Frame 1 (no input): blank canvas, image omitted
Frame 60 (the mouse pressed at the canvas centre just before this capture): blank canvas, image omitted
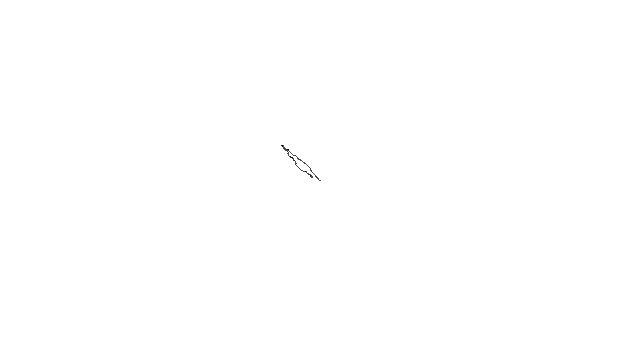
Frame 120 (the mouse held since frame 60 and released just before this capture)

The Processing sketch whose frames 1 and 60 were blank and that drew this single picture after the mouse press (run headless with seeded random() and noise(); from frame 60 on, the mouse is pressed at the canvas centre):

// Processing sketch: I_3_Random_Walk_to_Mouse
// ── I_3_Random_Walk_to_Mouse.pde
class Walker {
  int x;
  int y;
  
  Walker() { // Constructor
  x = width/2;
  y = height/2;
  
  }
  
  void display() {
    stroke(0);
    point(x, y);
  }
  
  void step() {
    float num = random(1);
    
    if (num < 0.5) { // 50% chance of moving towards mouse
      if (mouseX > x) { 
        x++;
      }
      else if (mouseX < x) {
        x--;
      }
      // implied else mouseX == x do nothing.
      
      if (mouseY > y) {
        y++;
      }
      else if (mouseY < y) {
        y--;
      }
      // implied else mouseY == y do nothing
    } else if (num < 0.625) {
      x++;
    }
    else if (num < 0.75) { // 20% chance left
      x--;
    } else if (num < 0.875) { // 20% up
      y++;
    } else { // 20% up
      y--;
    }
  }
}

Walker w;

void setup() {
  size(640,360);
  background(255);
  w = new Walker();
}

void draw() {
  w.display();
  w.step();
}
